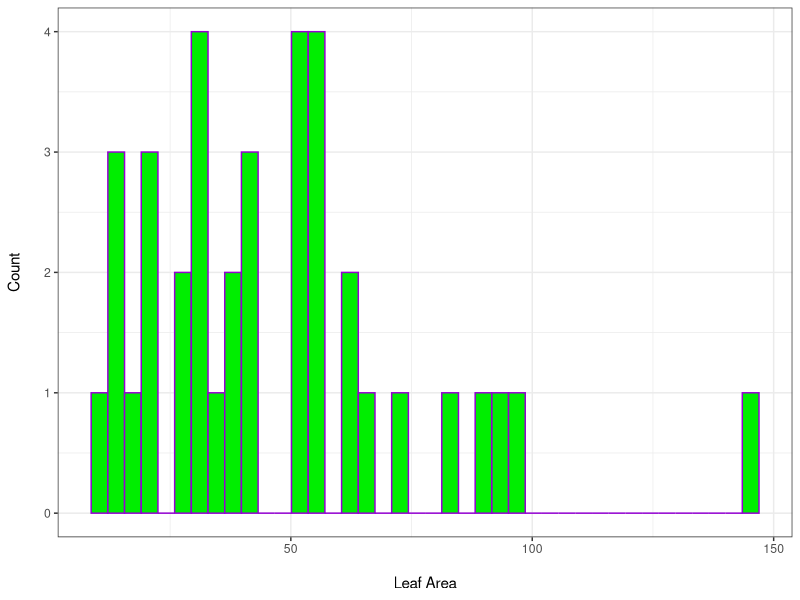
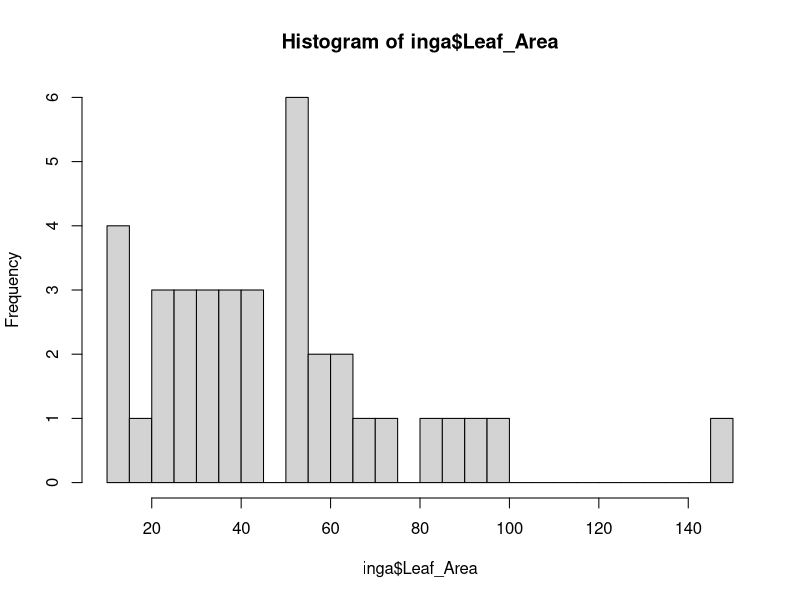
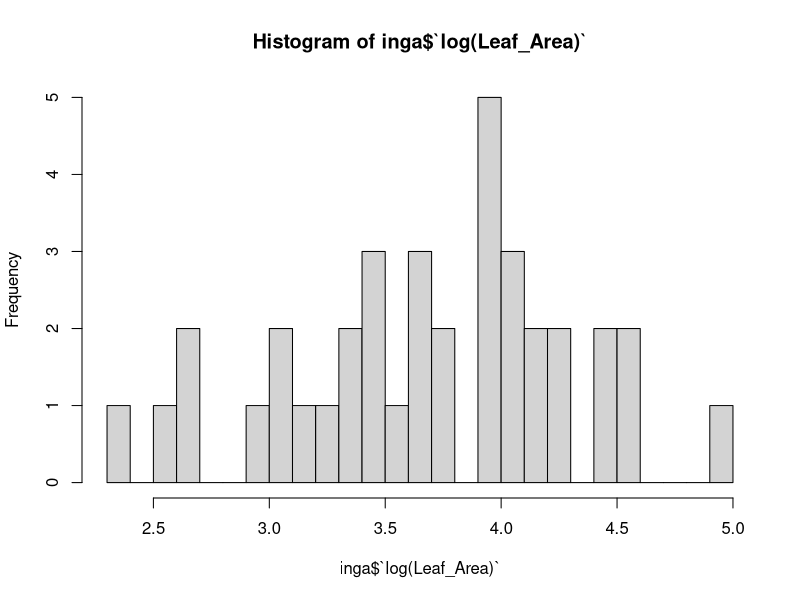
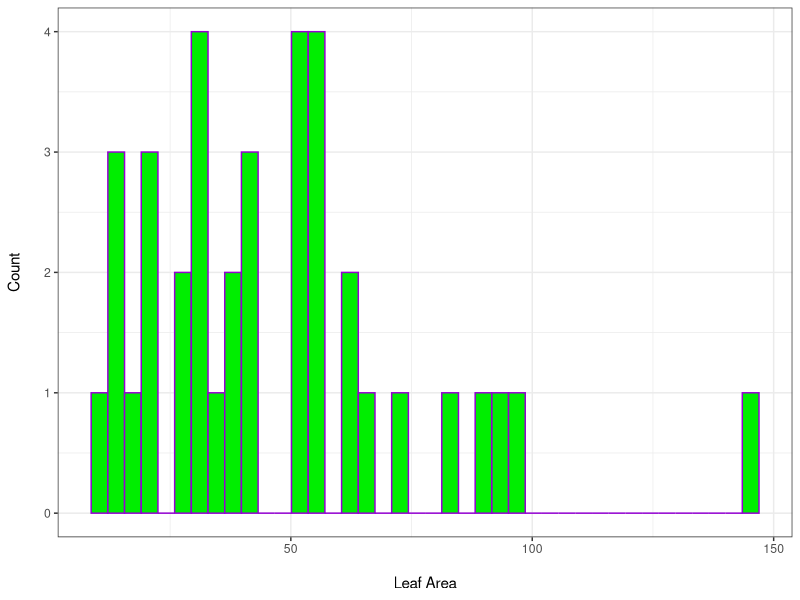

These charts were generated, in order, by the following R code:
# Laura Barraclough 19/11/2021
# Professional Skills Assignment
# email:s1729795

# SECTION 1

#Load libraries and data ----

library(tidyverse)  #for data manipulation and visualization

inga<- read.csv("data/Inga_traits.csv")

# PART a: make a histogram for leaf area 
(leaf_hist<- ggplot(inga, aes(x=Leaf_Area)) +
  geom_histogram(bins = 40, colour= "#9400D3", fill= "#00EE00") +
    theme_bw() +
    ylab("Count\n") +
    xlab("\nLeaf Area"))
ggsave(leaf_hist, filename = "graphs/histogram_1.png")

(leaf_hist_2<- hist(inga$Leaf_Area, breaks = 37))
summary(inga$Leaf_Area)
  
# PART b
inga<- mutate(inga, log(Leaf_Area)) #log leaf areas

leaf_hist_3<- hist(inga$`log(Leaf_Area)`, breaks = 37)

  